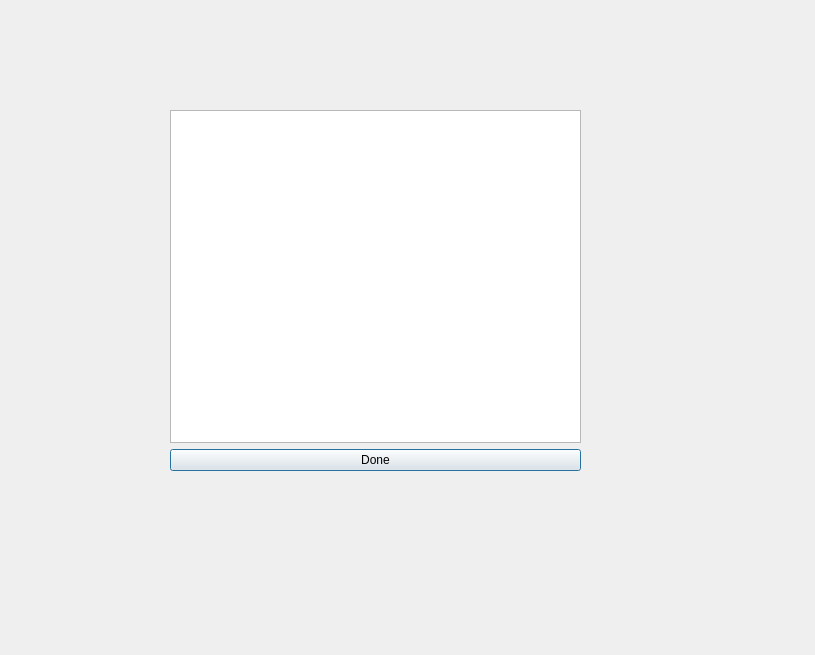
<?xml version="1.0" encoding="UTF-8"?>
<ui version="4.0">
 <class>viewenrollment</class>
 <widget class="QDialog" name="viewenrollment">
  <property name="geometry">
   <rect>
    <x>0</x>
    <y>0</y>
    <width>815</width>
    <height>655</height>
   </rect>
  </property>
  <property name="windowTitle">
   <string>Dialog</string>
  </property>
  <widget class="QWidget" name="">
   <property name="geometry">
    <rect>
     <x>170</x>
     <y>110</y>
     <width>411</width>
     <height>361</height>
    </rect>
   </property>
   <layout class="QGridLayout" name="gridLayout">
    <item row="0" column="0">
     <widget class="QTableWidget" name="tableWidget"/>
    </item>
    <item row="1" column="0">
     <widget class="QPushButton" name="Done">
      <property name="text">
       <string>Done</string>
      </property>
     </widget>
    </item>
   </layout>
  </widget>
 </widget>
 <resources/>
 <connections/>
</ui>
